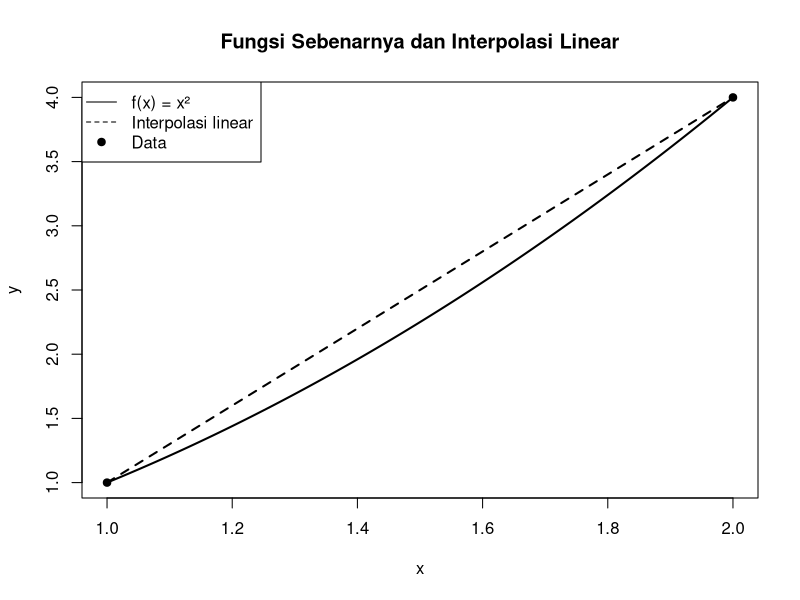

Recreate this plot in R.
interpolasi_linear <- function(x0, y0, x1, y1, x) {
  
  y <- y0 +
    (y1 - y0)/(x1 - x0) * (x - x0)
  
  return(y)
}

f <- function(x) x^2

x_data <- c(1, 2)
y_data <- f(x_data)

x_grid <- seq(1, 2, length.out = 200)

y_true <- f(x_grid)

y_interp <- sapply(
  x_grid,
  function(x)
    interpolasi_linear(
      1, 1,
      2, 4,
      x
    )
)

plot(
  x_grid,
  y_true,
  type = "l",
  lwd = 2,
  xlab = "x",
  ylab = "y",
  main = "Fungsi Sebenarnya dan Interpolasi Linear"
)

lines(
  x_grid,
  y_interp,
  lwd = 2,
  lty = 2
)

points(
  x_data,
  y_data,
  pch = 19
)

legend(
  "topleft",
  legend = c(
    "f(x) = x²",
    "Interpolasi linear",
    "Data"
  ),
  lty = c(1, 2, NA),
  pch = c(NA, NA, 19)
)
